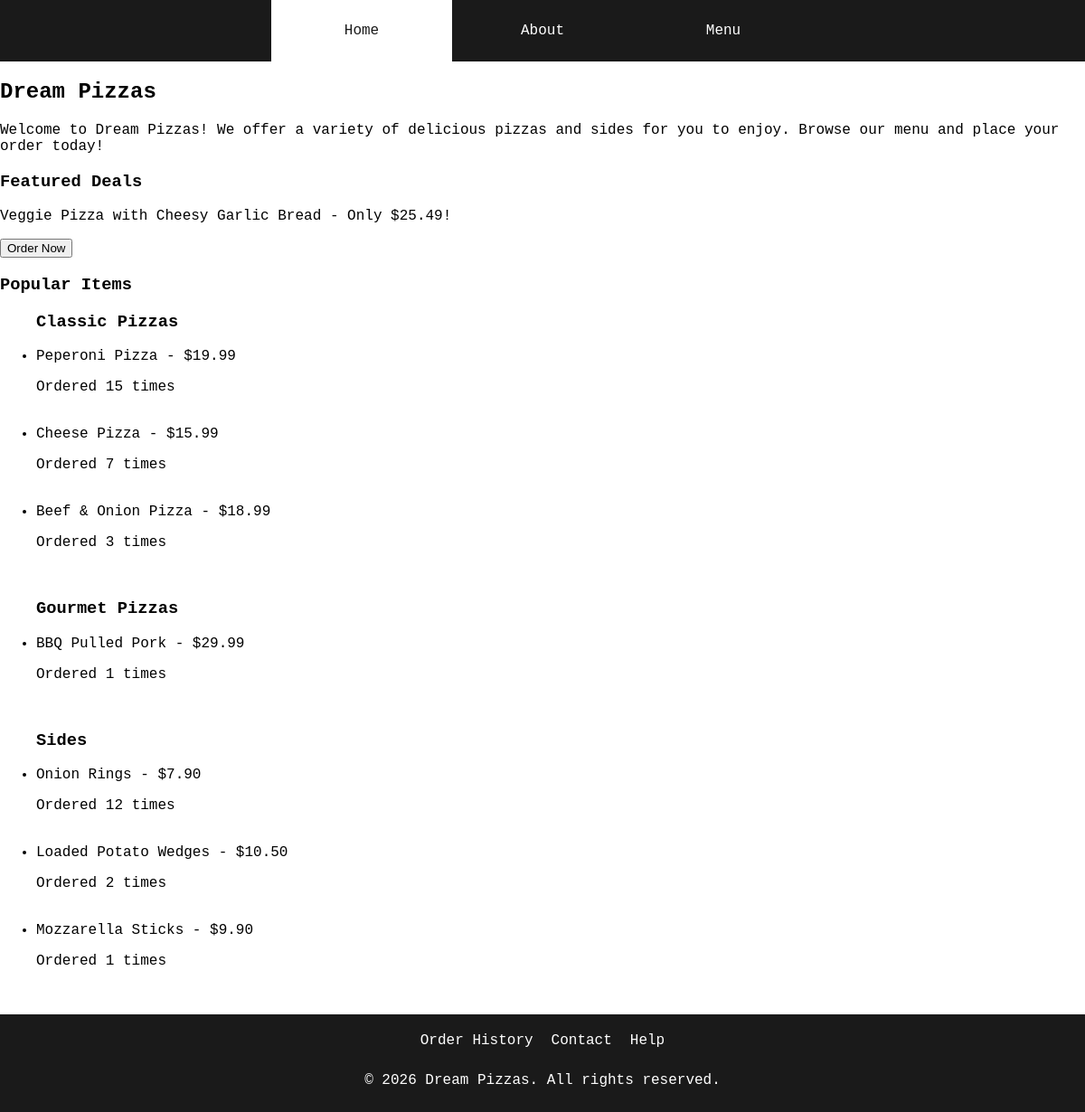
The page / on the database its author committed.
### tables this page shows
CREATE TABLE order_items (
            id INTEGER PRIMARY KEY AUTOINCREMENT,
            order_id INTEGER,
            item_name TEXT,
            size TEXT,
            quantity INTEGER,
            FOREIGN KEY(order_id) REFERENCES orders(id)
        );

### app.py (the view)
@app.route('/')
def index():
    cart = session.get('cart', [])
    classic_pizzas, gourmet_pizzas, sides = load_data()
    feature_deal_pizza = random.choice(list(classic_pizzas.keys()) or list(gourmet_pizzas.keys()))
    feature_deal_side = random.choice(list(sides.keys()))
    feature_deal_price = float(classic_pizzas.get(feature_deal_pizza, {}).get('price', 0)) + float(sides.get(feature_deal_side, {}).get('price', 0))
    popular_pizzas, popular_gourmet_pizzas, popular_sides = get_popular_items()
    return render_template('index.html', active_page='index', feature_deal=feature_deal_pizza,  feature_deal_price=feature_deal_price, feature_deal_side=feature_deal_side, cart=cart, popular_pizzas=popular_pizzas, popular_gourmet_pizzas=popular_gourmet_pizzas, popular_sides=popular_sides)

### app.py (called while the page is built)
def load_data():
    try:
        with open('data/classic_pizzas.json') as f:
            classic_pizzas = json.load(f)
        with open('data/gourmet_pizzas.json') as f:
            gourmet_pizzas = json.load(f)
        with open('data/sides.json') as f:
            sides = json.load(f)
        return classic_pizzas, gourmet_pizzas, sides
    except (FileNotFoundError, json.JSONDecodeError) as e:
        print(f"Error loading data: {e}")
        return {}, {}, {}

### templates/index.html (shortened to what this page needs)
{% extends "template.html" %}
{% block content %}
    <body>
        <h2>Dream Pizzas</h2>
        <p>Welcome to Dream Pizzas! We offer a variety of delicious pizzas and sides for you to enjoy. Browse our menu and place your order today!</p>
        <h3>Featured Deals</h3>
        <p>{{ feature_deal }} with {{ feature_deal_side }} - Only ${{ "%.2f"|format(feature_deal_price) }}!</p>
        <button class="home-order-btn" data-name="{{ feature_deal }}">Order Now</button>
        <h3>Popular Items</h3>
            <ul>
                <h3>Classic Pizzas</h3>
            {% for item in popular_pizzas %}
                <li>{{ item.name }} - ${{ "%.2f"|format(item.price) }}</li>
                <p>Ordered {{ item.total_ordered }} times</p>
                <a href="{{ url_for('menu', item=item.name) }}" class="home-order-btn">Order</a>
            {% endfor %}
            <h3>Gourmet Pizzas</h3>
            {% for item in popular_gourmet_pizzas %}
                <li>{{ item.name }} - ${{ "%.2f"|format(item.price) }}</li>
                <p>Ordered {{ item.total_ordered }} times</p>
                <a href="{{ url_for('menu', item=item.name) }}" class="home-order-btn">Order</a>
            {% endfor %}
            <h3>Sides</h3>
            {% for item in popular_sides %}
                <li>{{ item.name }} - ${{ "%.2f"|format(item.price) }}</li>
                <p>Ordered {{ item.total_ordered }} times</p>
                <a href="{{ url_for('menu', item=item.name) }}" class="home-order-btn">Order</a>
            {% endfor %}
            </ul>
    </body>
{% endblock %}

### templates/template.html (shortened to what this page needs)
<!DOCTYPE html>
<html lang="en">
<head>
    <link rel="stylesheet" href="{{ url_for('static', filename='css/style.css') }}">
</head>
<body>
    <header>
        <nav class="main-links">
            <ul>
                <li><a href="{{ url_for('index') }}"
                    class="{{ 'active' if active_page == 'index' else '' }}">
                    Home</a></li>
                <li><a href="{{ url_for('about') }}"
                    class="{{ 'active' if active_page == 'about' else '' }}">
                    About</a></li>
                <li><a href="{{ url_for('menu') }}"
                    class="{{ 'active' if active_page == 'menu' else '' }}">
                    Menu</a></li>
            </ul>
        </nav>
    </header>
    <main>
        {% block content %}{% endblock %}
    </main>
    <footer>
        <nav class="secondary-links">
            <ul>
                <li><a href="{{ url_for('order_history') }}">Order History</a></li>
                <li><a href="{{ url_for('contact') }}">Contact</a></li>
                <li><a href="{{ url_for('help') }}">Help</a></li>
            </ul>
        </nav>
         <p>&copy; 2026  Dream Pizzas. All rights reserved.</p>
    </footer>
</html>

### static/css/style.css (style rules this page uses)
html,body { margin: 0; padding: 0; font-family: monospace, sans-serif; height:100%; }
.main-links { background-color: #1A1A1A; display: flex; gap: 0; box-sizing: border-box; align-items: center; justify-content: center; }
ul a { color: white; text-decoration: none; height:100%; display: block; text-align: center; box-sizing: border-box; white-space: nowrap; flex: 1; }
.main-links ul { display: flex; align-content: center; justify-content: center; margin: 0 ; padding: 0; height: 100%; width: 50%; list-style: none; }
.main-links ul li { display: flex; flex: 1; align-items: center; justify-content: center; }
.main-links ul a.active { background-color: white; color: #1A1A1A; }
.main-links ul li a { padding: 25px 0px; }
footer { background-color: #1A1A1A; color: white; text-align: center; padding: 10px 0; }
.secondary-links { background-color: #1A1A1A; }
.secondary-links ul { display: flex; justify-content: center; gap: 20px; margin: 0; padding: 10px 0; list-style: none; }

### rows shown on the page
order_items: name "Beef & Onion Pizza", price "18.99", total_ordered "3"
order_items: name "BBQ Pulled Pork", price "29.99", total_ordered "1"
order_items: name "Mozzarella Sticks", price "9.90", total_ordered "1"

### other values the page prints
{{ feature_deal }} "Veggie Pizza"
{{ feature_deal_side }} "Cheesy Garlic Bread"
{{ "%.2f"|format(feature_deal_price) }} "25.49"
{{ item.name }} "Peperoni Pizza" "Cheese Pizza"
{{ "%.2f"|format(item.price) }} "19.99" "15.99"
{{ item.total_ordered }} "15" "7"
{{ item.name }} "Onion Rings" "Loaded Potato Wedges"
{{ "%.2f"|format(item.price) }} "7.90" "10.50"
{{ item.total_ordered }} "12" "2"
